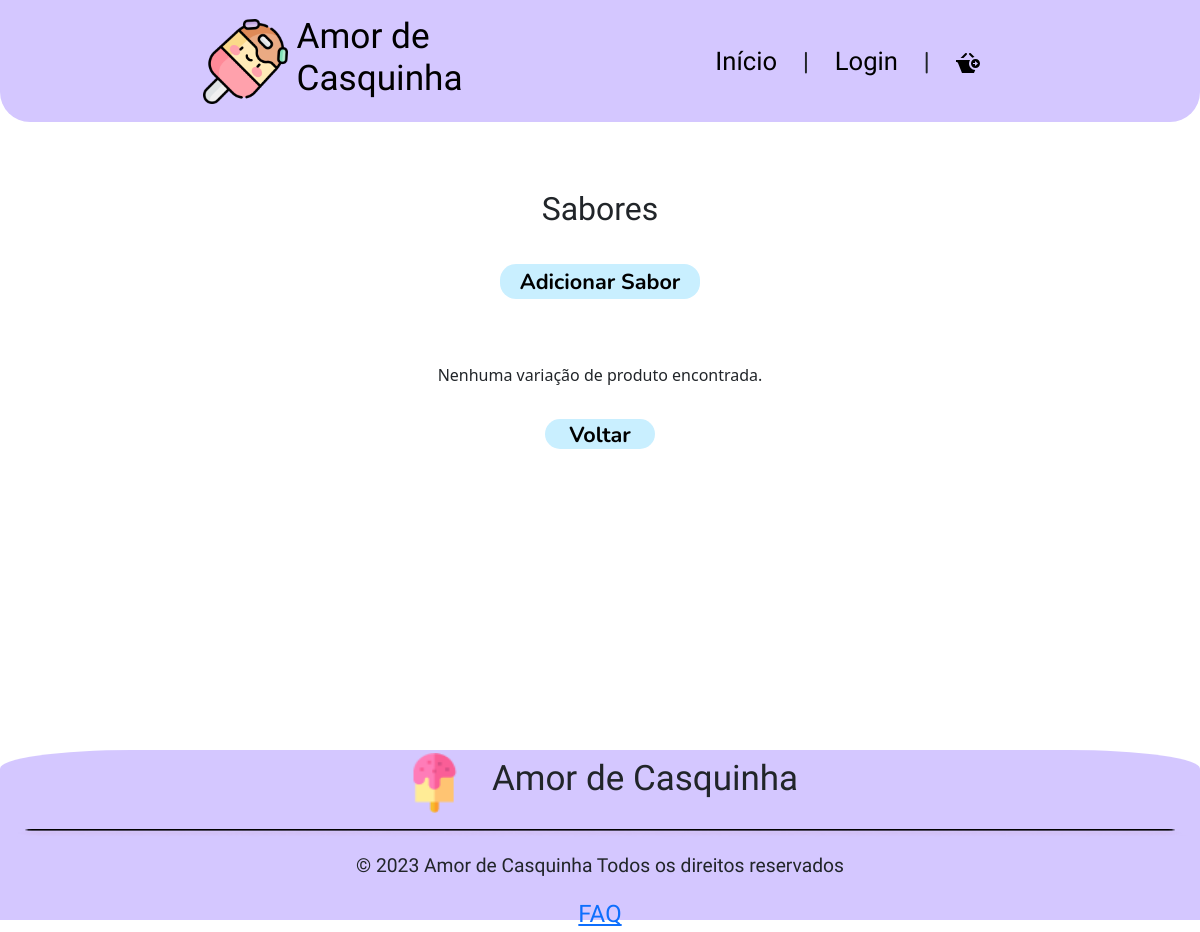
The page /app/view/editarSabores.php?produto=2 on the database as committed earlier.
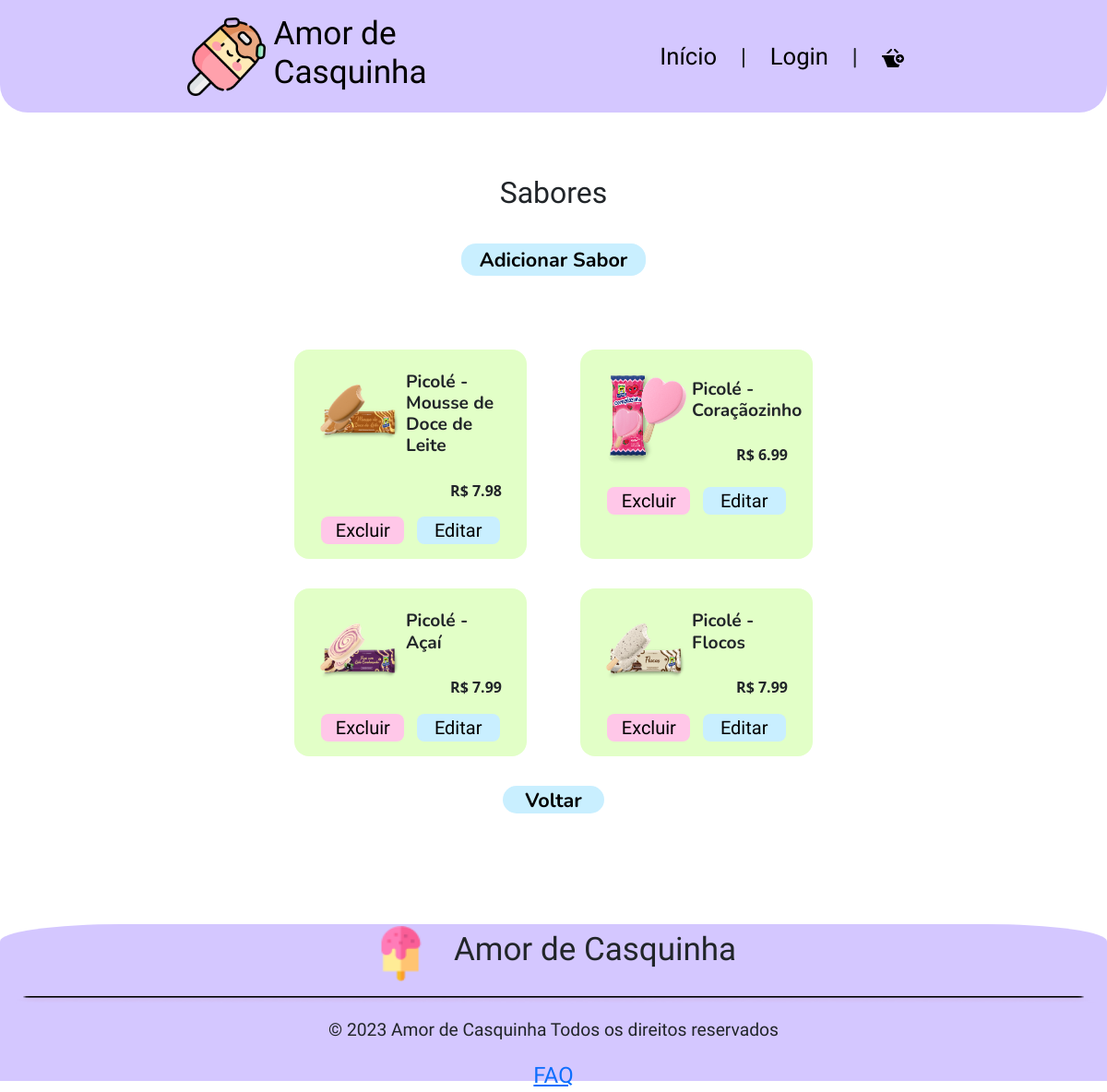
The same page on the database as committed later.
### tables this page shows
CREATE TABLE `variacaoproduto` (
  `idVariacao` int(11) NOT NULL,
  `desativado` tinyint(4) DEFAULT 0,
  `nomeVariacao` varchar(255) NOT NULL,
  `precoVariacao` decimal(10,2) NOT NULL,
  `fotoVariacao` varchar(255) NOT NULL,
  `idProduto` int(11) NOT NULL
);

### app/config/database.php (called while the page is built, shortened)
<?php
    class Database {
        private $host;
        private $db;
        private $user;
        private $pass;
        private $charset;
        private $conn;
        public function __construct() {
            $env = file_get_contents(__DIR__."/.env");
            $lines = explode("\n",$env);
            $this->host = 'localhost';
            $this->db = 'db_sorveteria';
            $this->user = 'root';
            $this->pass = '';
            $this->charset = 'utf8mb4';
        }
        public function getConnection() {
            $dsn = "mysql:host={$this->host};dbname={$this->db};charset={$this->charset}";
            $options = [
                PDO::ATTR_ERRMODE            => PDO::ERRMODE_EXCEPTION,
                PDO::ATTR_DEFAULT_FETCH_MODE => PDO::FETCH_ASSOC,
                PDO::ATTR_EMULATE_PREPARES   => false,
            ];
            try {
                $this->conn = new PDO($dsn, $this->user, $this->pass, $options);
            } catch (PDOException $e) {
                throw new PDOException($e->getMessage(), (int)$e->getCode());
            }
            return $this->conn;
        }
}

### app/model/produtoVariacao.php (called while the page is built, shortened)
<?php
require_once '../config/database.php';
class ProdutoVariacao {
    private $conn;
    private function getConnectionDataBase() {
        $database = new DataBase();
        $this->conn = $database->getConnection();
    }
    public function selecionarVariacaoProdutos($idProduto) {
        $variacoes = [];
        try {
            if (isset($idProduto)) {
                $stmt = $this->conn->prepare("CALL ListarVariacaoPorTipo(?)");
                $stmt->bindParam(1, $idProduto, PDO::PARAM_INT);
                $stmt->execute();
                do {
                    while ($row = $stmt->fetch(PDO::FETCH_ASSOC)) {
                        if ($row['desativado'] == 0) {
                            $variacoes[] = $row;
                        }
                    }
                } while ($stmt->nextRowset());
            } else {
                return 'Não há produtos!';
            }
            return $variacoes;
        } catch (PDOException $e) {
            return "Erro ao selecionar variações de produtos: " . $e->getMessage();
        }
    }
}
?>

### app/controller/produtoVariacaoController.php (called while the page is built, shortened)
<?php
require_once '../model/produtoVariacao.php';
class ProdutoVariacaoController {
    private $produtoVariacao;
    public function __construct() {
        $this->produtoVariacao = new ProdutoVariacao();
    }
    public function selecionarVariacaoProdutos($idProduto) {
        return $this->produtoVariacao->selecionarVariacaoProdutos($idProduto);
    }
}
?>

### app/view/editarSabores.php (the view, shortened to what the changed rows need)
<!DOCTYPE html>
<html lang="pt-br">
<head>
    <link href="https://cdn.jsdelivr.net/npm/bootstrap@5.3.2/dist/css/bootstrap.min.css" rel="stylesheet">
    <link rel="stylesheet" href="style/CabecalhoRodape.css">
    <link rel="stylesheet" href="style/editarSaboresS.css">
</head>
<body>
    <?php
    require_once '../controller/produtoVariacaoController.php';
    $produtoVariacaoController = new ProdutoVariacaoController();
    $variacoes = $produtoVariacaoController->selecionarVariacaoProdutos($_GET["produto"]);
    ?>
    <main>
        <h1>Sabores</h1>
        <div class="d-flex flex-column align-items-center justify-content-center">
            <div class="d-flex flex-row flex-wrap m-auto w-75 justify-content-center">
                <?php
                if (is_array($variacoes) && count($variacoes) > 0) {
                    foreach ($variacoes as $produto) {
                        $redirectToExcluir = 'excluirSabor.php?idVariacao=' . htmlspecialchars($produto['idVariacao']);
                        $redirectToEditar = 'editaSabor.php?idProduto=' . htmlspecialchars($produto['idProduto']) . '&idVariacao=' . htmlspecialchars($produto['idVariacao']);
                        echo '
                        <div class="c1 p-3 my-3 d-flex flex-column rounded-4">
                            <div class="head-box d-flex flex-row justify-content-between">
                                <div class="img-box" style="width: 40%; height: auto;">
                                <img class="imagem m-2 rounded-4 w-100 h-auto" src="../images/' . htmlspecialchars($produto["fotoVariacao"]) . '" alt="' . htmlspecialchars($produto["nomeVariacao"]) . '">
                                </div>
                                <div class="d-flex flex-column justify-content-center">
                                    <h3 class="titulo mt-2 fs-6 fw-bold pl-2 px-2 text-wrap">' . htmlspecialchars($produto["nomeVariacao"]) . '</h3>
                                    <div class="preco d-flex justify-content-end px-2 mt-3 pl-2">
                                        <span>R$ ' . htmlspecialchars($produto["precoVariacao"]) . '</span>
                                    </div>
                                </div>
                            </div>
                            <div class="botao text-center d-flex justify-content-evenly mt-3">
                                <button id="excl" class="rounded-3 border-0"><a class="text-decoration-none" href="' . $redirectToExcluir . '">Excluir</a></button>
                                <button id="edit" class="rounded-3 border-0"><a class="text-decoration-none" href="' . $redirectToEditar . '">Editar</a></button>
                            </div>
                        </div>';
                    }
                } else {
                    echo '<p>Nenhuma variação de produto encontrada.</p>';
                }
                ?>
            </div>
        </div>
    </main>
</body>
</html>

Rows that differ between the two databases and show on the page:
added variacaoproduto: fotoVariacao (picture), nomeVariacao "Picolé - Mousse de Doce de Leite", precoVariacao "7.98"
added variacaoproduto: fotoVariacao (picture), nomeVariacao "Picolé - Coraçãozinho", precoVariacao "6.99"
added variacaoproduto: fotoVariacao (picture), nomeVariacao "Picolé - Açaí", precoVariacao "7.99"
added variacaoproduto: fotoVariacao (picture), nomeVariacao "Picolé - Flocos", precoVariacao "7.99"
Other text that changed with them:
text no longer shown: "Nenhuma variação de produto encontrada."
